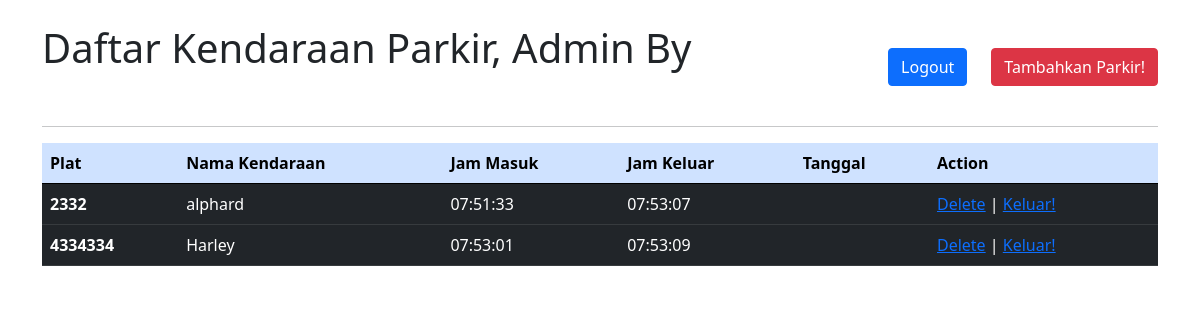
Before: / with the older database file.
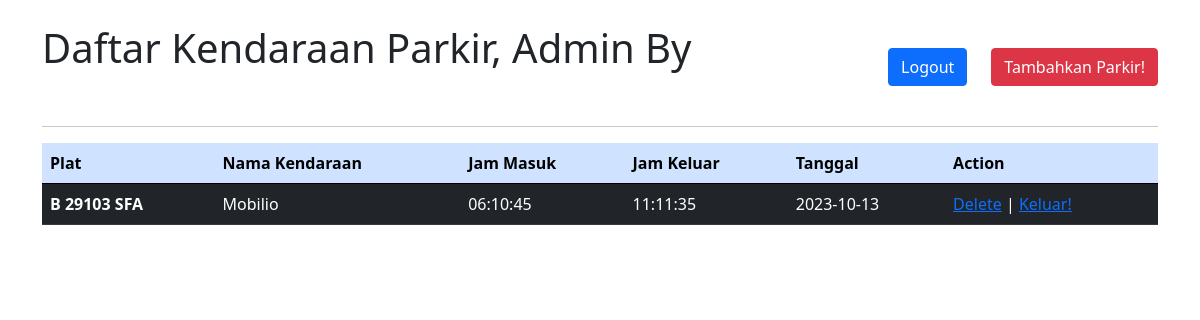
After: the same page with the newer database file.
### tables this page shows
CREATE TABLE `kendaraan` (
  `plat` varchar(255) NOT NULL,
  `namakendaraan` varchar(50) NOT NULL,
  `masuk` time NOT NULL,
  `keluar` time NOT NULL,
  `tanggal` date DEFAULT NULL
);

### config/config.php (called while the page is built, shortened)
<?php
$host = "localhost";
$password = "";
$user = "root";
$db = "parkir";
$conn = mysqli_connect($host, $user, $password, $db);
function query($query){
    global $conn;
    $result = mysqli_query($conn, $query);
    $data = array();
    while ($row = mysqli_fetch_assoc($result)) {
        $data[] = $row;
    }
    return $data;
}
?>

### index.php (the view, shortened to what this page needs)
<?php
include 'config/config.php';
$query = "SELECT * FROM kendaraan";
$hasil = query($query);
?>
<!doctype html>
<html lang="en">
<head>
    <link href="https://cdn.jsdelivr.net/npm/bootstrap@5.0.2/dist/css/bootstrap.min.css"
          rel="stylesheet"
>
</head>
<body>
<div class="container pt-4">
    <div class="d-flex justify-content-between">
        <div><h1>Daftar Kendaraan Parkir, Admin By <a href=""><?php  echo $_SESSION["nama_lengkap"]  ?></a></h1></div>
        <div</div>
        <div><a href="logout.php" class="btn btn-primary m-4">Logout</a><a href="tambah.php" class="btn btn-danger">Tambahkan Parkir!</a></div>
    </div>
    <hr>
    <table class="table">
        <thead>
        <tr class="table-primary">
            <th scope="col">Plat</th>
            <th scope="col">Nama Kendaraan</th>
            <th scope="col">Jam Masuk</th>
            <th scope="col">Jam Keluar</th>
            <th scope="col">Tanggal</th>
            <th scope="col">Action</th>
        </tr>
        </thead>
        <tbody>
        <?php foreach ($hasil as $item) { ?>
            <tr class="table-dark">
                <th scope="row"><?php echo $item["plat"]; ?></th>
                <td><?php echo $item["namakendaraan"]; ?></td>
                <td><?php echo $item["masuk"]; ?></td>
                <td><?php echo $item["keluar"]; ?></td>
                <td><?php echo $item["tanggal"]; ?></td>
                <td>
                    <a href="delete.php?plat=<?php echo $item['plat']; ?>">Delete</a> |
                    <a href="edit.php?plat=<?php echo $item['plat']  ?>">Keluar!</a>
                </td>
            </tr>
        <?php } ?>
        </tbody>
    </table>
</div>
</body>
</html>

Changed rows visible on the page:
removed kendaraan: plat "2332", namakendaraan "alphard", masuk "07:51:33", keluar "07:53:07"
removed kendaraan: plat "4334334", namakendaraan "Harley", masuk "07:53:01", keluar "07:53:09"
added kendaraan: plat "B 29103 SFA", namakendaraan "Mobilio", masuk "06:10:45", keluar "11:11:35", tanggal "2023-10-13"
